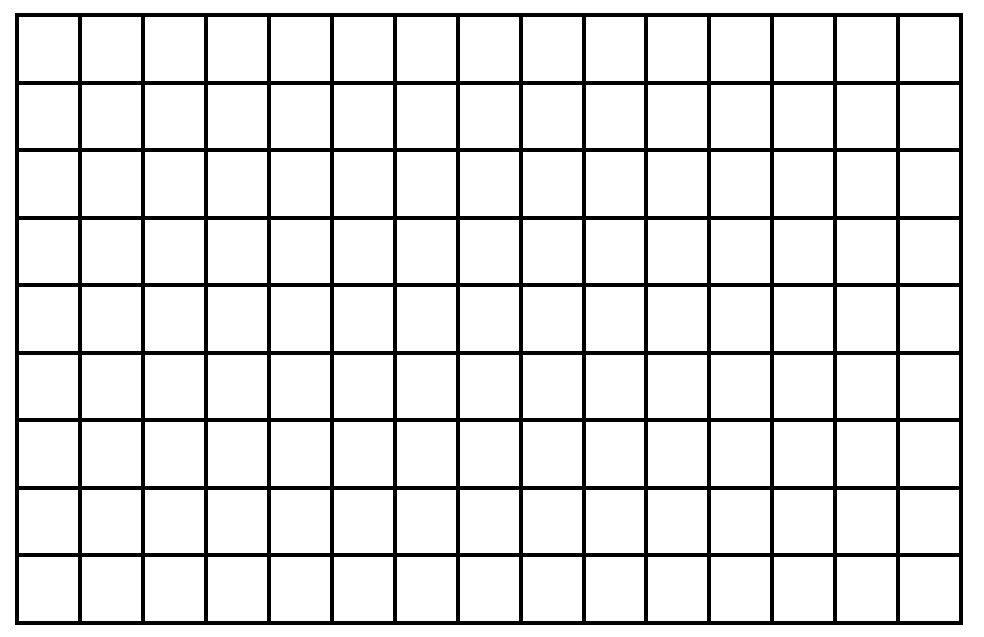
%> input picture HW2/hw2_files/p3_search.png, 984 x 637 px
$ octave p3_code.m   (GNU Octave 9; MATLAB toolbox functions it lacks are replaced by stand-ins)
%> lines starting %> are read from the running program, lines starting %| are printed output that depends on the picture; in (x1, y1, x2, y2) boxes, pixels count from 0 and x2, y2 are one past the last pixel; in counts of white or black regions, pixels touching at a corner belong together; the program's own positions count from 1
%insert your code in Part_3/p3_code.m
%edit the file extension and web template to match your programing language
% Read in image.
main = imread('../p3_search.png');
%> main is the input picture: size 637x984x3 uint8; 88.1% white; 1 black region, box (x1, y1, x2, y2) and area: (15, 13, 963, 625) 74528

% Convert to binary image and invert.
b = im2bw(main, 0.5);
bi = ~b;

% Get size of given image.
[rows, columns] = size(bi);
%> rows = 637; columns = 984

x_left_offset = -1;
x_right_offset = -1;
y_top_offset = -1;
y_bottom_offset = -1;

% Find offsets for image to crop.
for i = 1:columns
    if bi(round(rows/2), i) == 1
        x_left_offset = i;
        break
    end
end

for i = columns:-1:1
    if bi(round(rows/2), i) == 1
        x_right_offset = i;
        break
    end
end

for i = 1:rows
    if bi(i, columns/2) == 1
        y_top_offset = i;
        break
    end
end

for i = rows:-1:1
    if bi(i, columns/2) == 1
        y_bottom_offset = i;
        break
    end
end

% Use image crop function with given offsets and width/height computation
% to generate result.
cropped = imcrop(main, [x_left_offset, y_top_offset, x_right_offset - x_left_offset, y_bottom_offset - y_top_offset]);
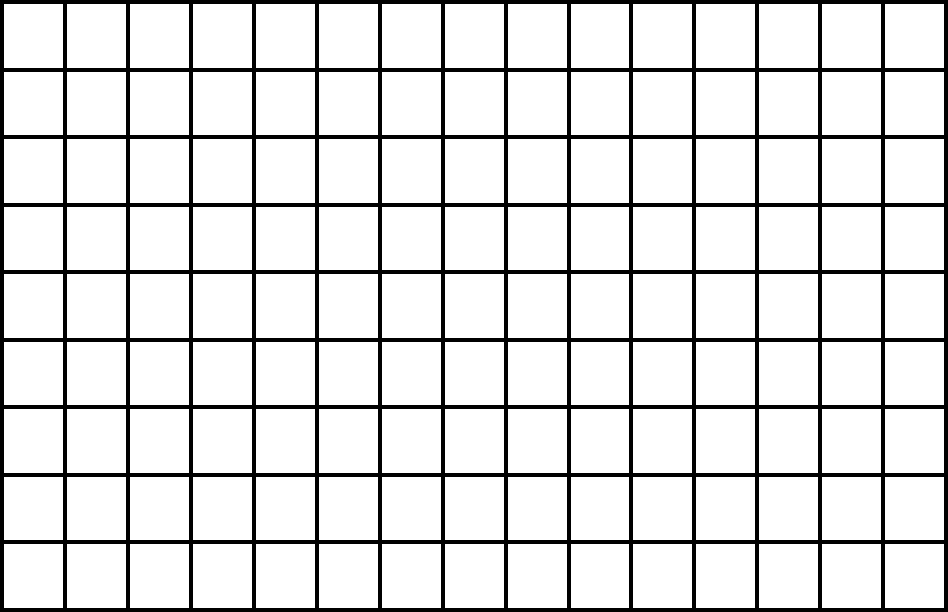
%> cropped: size 612x948x3 uint8; 87.2% white; 1 black region, box (x1, y1, x2, y2) and area: (0, 0, 948, 612) 74528
cropped_b = imcrop(b, [x_left_offset, y_top_offset, x_right_offset - x_left_offset, y_bottom_offset - y_top_offset]);

%figure; imshow(cropped)
%figure; imshow(cropped_b)

% Convert to binary image and invert.
[R, G, B] = imsplit(cropped);

%figure; imshow(R)
%figure; imshow(G)
%figure; imshow(B)

% Generate single square
flag_row = 0;
flag_column = 0;
by_offset = -1;
bx_offset = -1;
for i = 32:columns
    if(cropped_b(32, i) == 0)
        flag_column = flag_column + 1;
    end

    if(flag_column == 4)
        by_offset = i;
        break
    end
end

for i = 32:rows
    if(cropped_b(i, 32) == 0)
        flag_row = flag_row + 1;
    end

    if(flag_row == 4)
        bx_offset = i;
        break
    end
end

square_bw = imcrop(cropped_b, [1, 1, by_offset - 1, bx_offset - 1]);
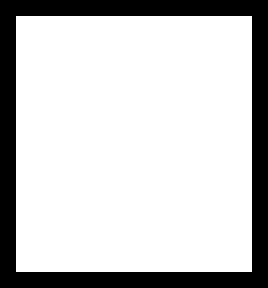
%> square_bw: size 72x67 logical (shown 4 times larger); 78.3% white; 1 black region, box (x1, y1, x2, y2) and area: (0, 0, 67, 72) 1048

square_bw_gray = square_bw .* 255;
%figure; imshow(square_bw)

[square_rows, square_columns] = size(square_bw);
%> square_rows = 72; square_columns = 67
[cropped_rows, cropped_columns] = size(cropped_b);
%> cropped_rows = 612; cropped_columns = 948

% Sweep single square across grid and color based on rand generation.
for i = 1:square_rows-4:rows
    for j = 1:square_columns-4:columns
        R_rand_value = randi([0 255], 1, 1);
        G_rand_value = randi([0 255], 1, 1);
        B_rand_value = randi([0 255], 1, 1);
        for k = i:i+square_rows
            for l = j:j+square_columns
                if (k < cropped_rows && l < cropped_columns)
                    if(R(k,l) ~= 0)
                        R(k,l) = R_rand_value;
                        G(k,l) = G_rand_value;
                        B(k,l) = B_rand_value;
                    end
                end
            end
        end
    end
end
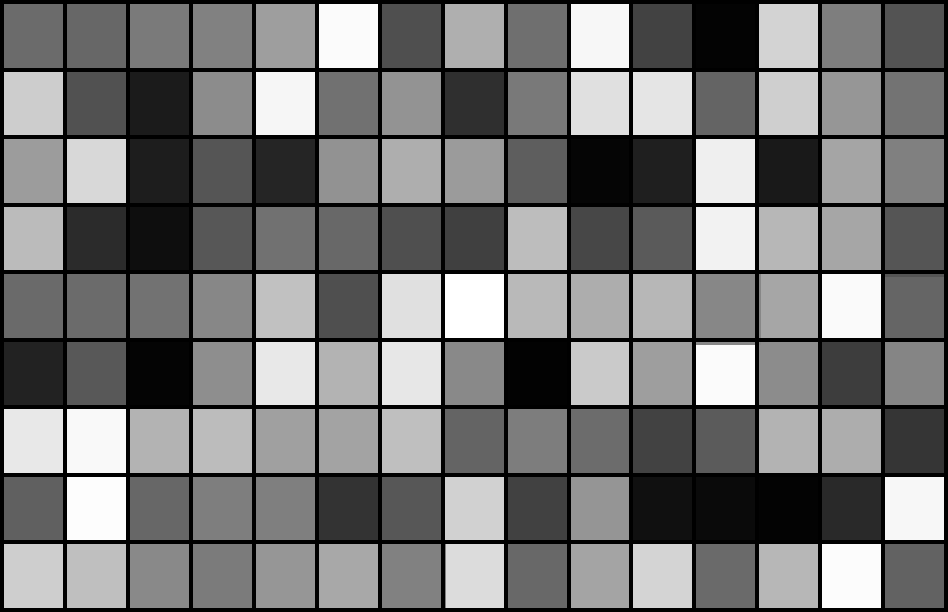
%> B: size 612x948 uint8; min 0, max 255, mean 117.5
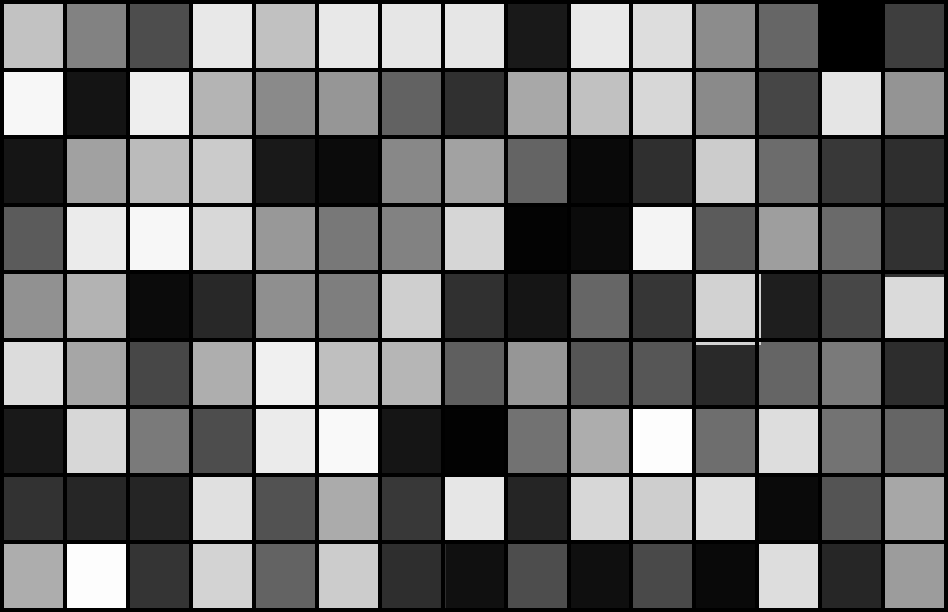
%> G: size 612x948 uint8; min 0, max 253, mean 111.1
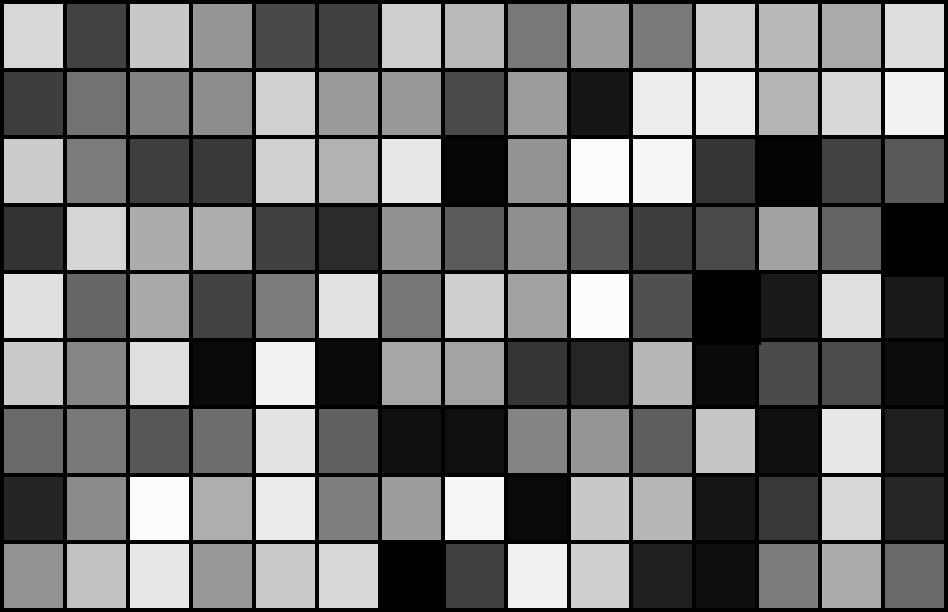
%> R: size 612x948 uint8; min 0, max 252, mean 113.5

% Combine each R, G, B channel into single image.
colored_image = cat(3, R, G, B);
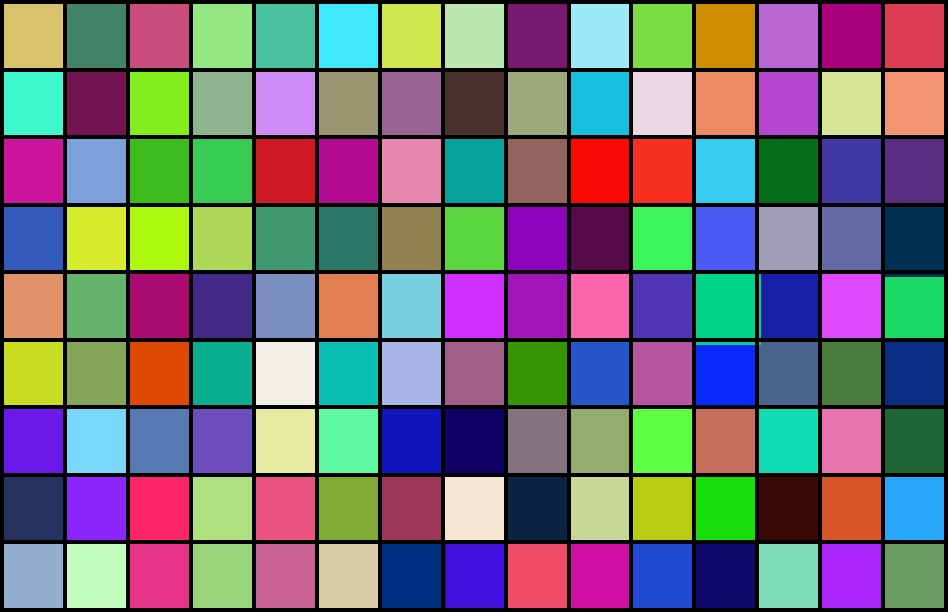
%> colored_image: size 612x948x3 uint8; mean R, G, B 113.5, 111.1, 117.5

figure; imshow(R)
figure; imshow(G)
figure; imshow(B)
figure; imshow(colored_image)


imwrite(colored_image,'p3_search_final.png')

$ run again, with HW2/hw2_files/p10_search.png copied over HW2/hw2_files/p3_search.png
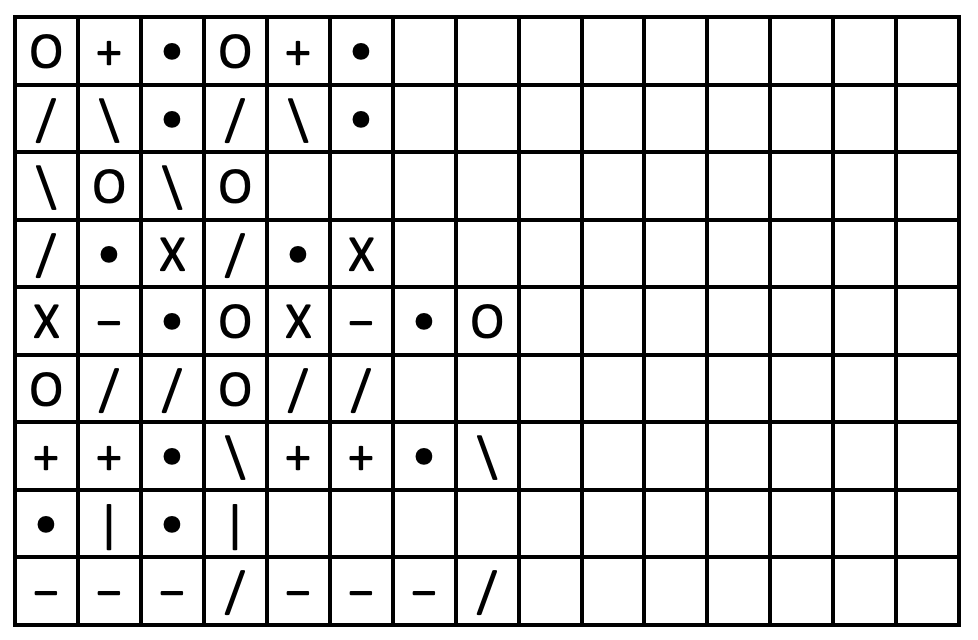
%> input picture HW2/hw2_files/p10_search.png, 978 x 640 px
%> main is the input picture: size 640x978x3 uint8; min 0, max 255, mean 219.1
%> b: size 640x978 logical; 85.9% white; 57 black regions, largest, box (x1, y1, x2, y2) and area: (13, 15, 961, 627) 74528, (31, 34, 61, 68) 458, (220, 34, 250, 68) 458
%> `bi = ~b;`:
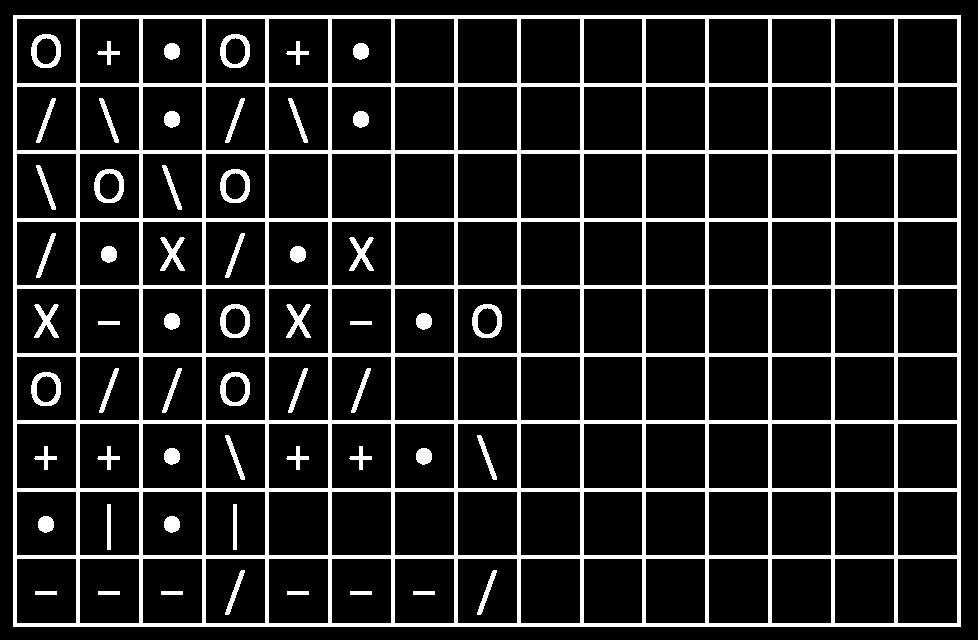
%> bi: size 640x978 logical; 14.1% white; 57 white regions, largest, box (x1, y1, x2, y2) and area: (13, 15, 961, 627) 74528, (31, 34, 61, 68) 458, (220, 34, 250, 68) 458
%> cropped_b: size 612x948 logical; 84.8% white; 57 black regions, largest, box (x1, y1, x2, y2) and area: (0, 0, 948, 612) 74528, (18, 19, 48, 53) 458, (207, 19, 237, 53) 458
%> square_bw: size 53x47 logical; 66.7% white; 2 black regions, box (x1, y1, x2, y2) and area: (18, 19, 47, 53) 445, (0, 0, 47, 53) 384
%> `colored_image = cat(3, R, G, B);`:
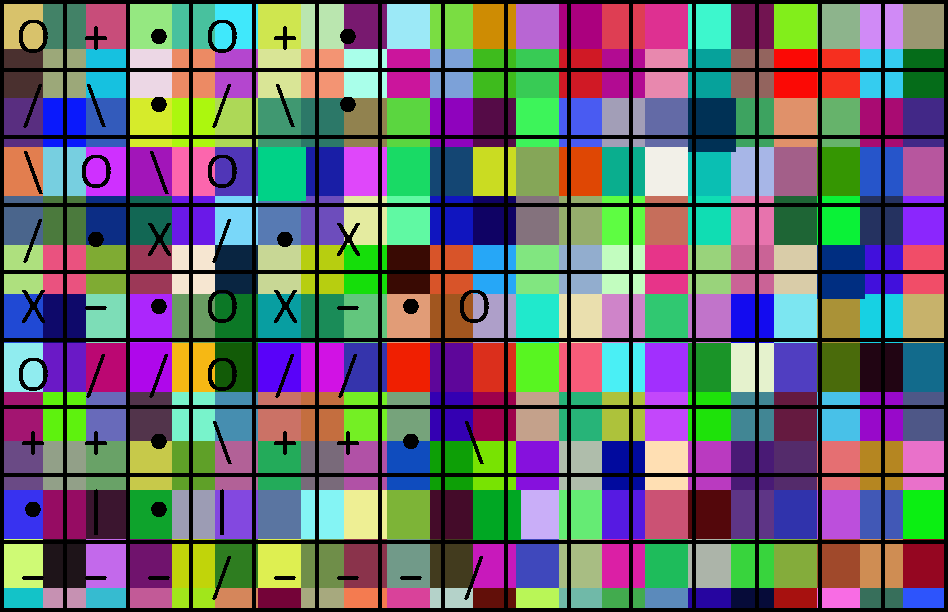
%> colored_image: size 612x948x3 uint8; mean R, G, B 106.4, 106.7, 110.4
